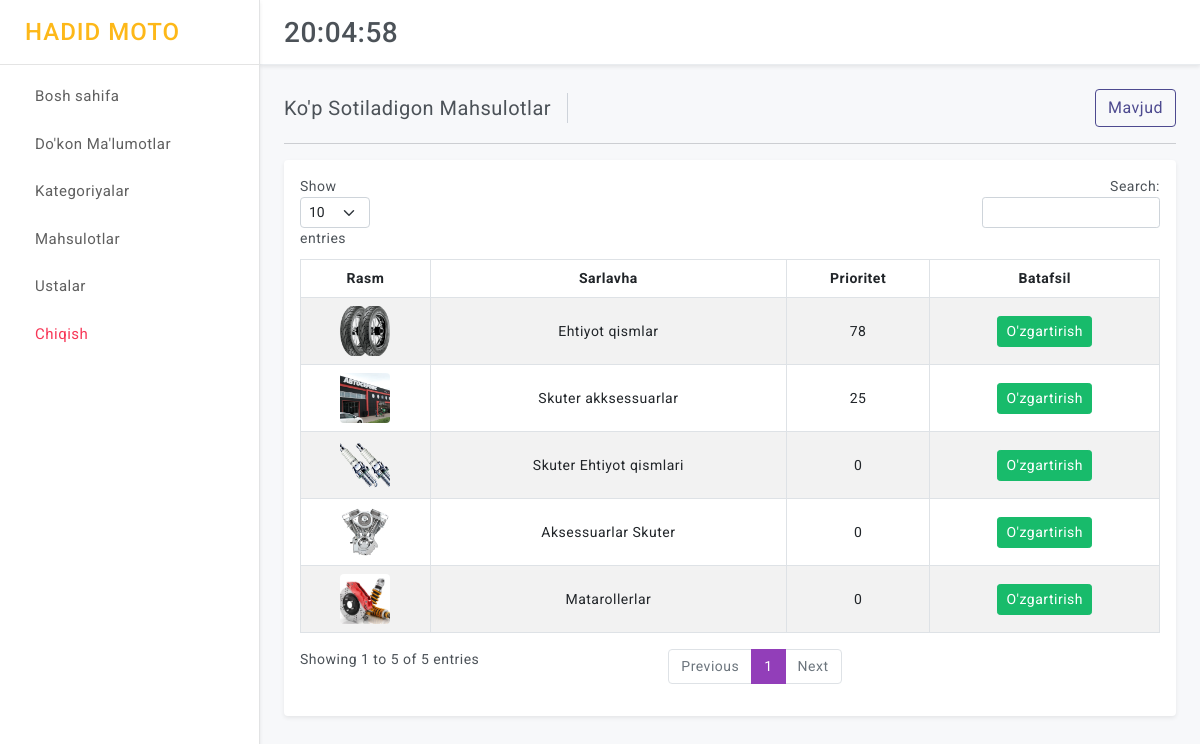
/sklad/popularcategories/ (signed in), run on the app's committed database.
### control/models.py (models this page shows, shortened)
class PopularCategory(models.Model):
    category = models.ForeignKey(Category, on_delete=models.CASCADE, null=True, blank=True)
    title = models.CharField(max_length=250, default="", blank=True)
    priority = models.IntegerField(default=0)
    image = ResizedImageField(size=[300, 300], quality=100, upload_to="popular_category/")
    class Meta:
        ordering = ('-priority',)

### control/views.py (the view)
# urls.py: path("popularcategories/", views.control_popularcategories_all, name="control_popularcategories_all"),
@login_required(login_url='login')
def control_popularcategories_all(request):
    popularcategories = PopularCategory.objects.all()
    categories = Category.objects.filter(available=True, is_active=True)
    total_popularcategories = PopularCategory.objects.all().count()
    context = {
        "base": base_context(request=request),
        "popularcategories":popularcategories,
        "total_popularcategories":total_popularcategories
    }
    return render(request, "control/popularcategories/all.html", context)

### control/views.py (called while the page is built)
def base_context(request):
    try:
        code = request.build_absolute_uri().split('?')[1]
    except:
        code = None
    context = {
        "code": code
    }
    return context

### templates/control/popularcategories/all.html (shortened to what this page needs)
{% extends 'control/base.html' %}
{% load static %}
      {% block page_title %}Ko'p Sotiladigon Mahsulotlar{% endblock page_title %}
      {% block add %}
      <div class="ms-auto d-block">
        <div class="btn-group">
          {% if total_popularcategories >= 5 %}
          <a href="#." class="btn btn-outline-primary d-block">Mavjud</a>
          {% else %}
          <a href="{% url 'control_popularcategory_add' %}" class="btn btn-outline-primary d-block">Yaratish</a>
          {% endif %}
        </div>
      </div>
      {% endblock add %}
      {% block content %}
            <div class="card">
                <div class="card-body">
                    <div class="table-responsive">
                        <table id="example" class="table table-striped table-bordered" style="width:100%">
                            <thead>
                                  <tr class="text-center">
                                  <th>Rasm</th>
                                  <th>Sarlavha</th>
                                  <th>Prioritet</th>
                                  <th>Batafsil</th>
                                </tr>
                            </thead>
                            <tbody>
                                {% for popularcategory in popularcategories %}
                                <tr style="vertical-align: middle; text-align: center;">
                                  <td><img height="50" width="50"  class="rounded" src="{{popularcategory.image.url}}" alt="img_not_found" style="object-fit: cover;"></td>
                                  <td>{{ popularcategory.title }}</td>
                                  <td>{{ popularcategory.priority }}</td>
                                    <td><a href="{% url 'control_popularcategory_detail' popularcategory.id  %}" class="btn btn-success btn-sm"> O'zgartirish </a></td>
                                </tr>
                                {% endfor %}
                            </tbody>
                        </table>
                    </div>
                </div>
            </div>
      {% endblock content %}

### core/static/control/assets/css/style.css (style rules this page uses)
body { color: #4c5258; font-size: 14px; letter-spacing: .5px; background-color: #f7f8fa; overflow-x: hidden; font-family: Roboto, sans-serif; }
a { text-decoration: none; }
::placeholder { opacity: 0.5 !important; }
.table-responsive { white-space: nowrap; }

### templates/control/base.html (style rules this page uses)
.table-responsive { overflow-x: hidden; }

### data on the page
PopularCategory: image (picture), title "Ehtiyot qismlar", priority "78"
PopularCategory: image (picture), title "Skuter akksessuarlar", priority "25"
PopularCategory: image (picture), title "Skuter Ehtiyot qismlari", priority "0"
PopularCategory: image (picture), title "Aksessuarlar Skuter", priority "0"
PopularCategory: image (picture), title "Matarollerlar", priority "0"
